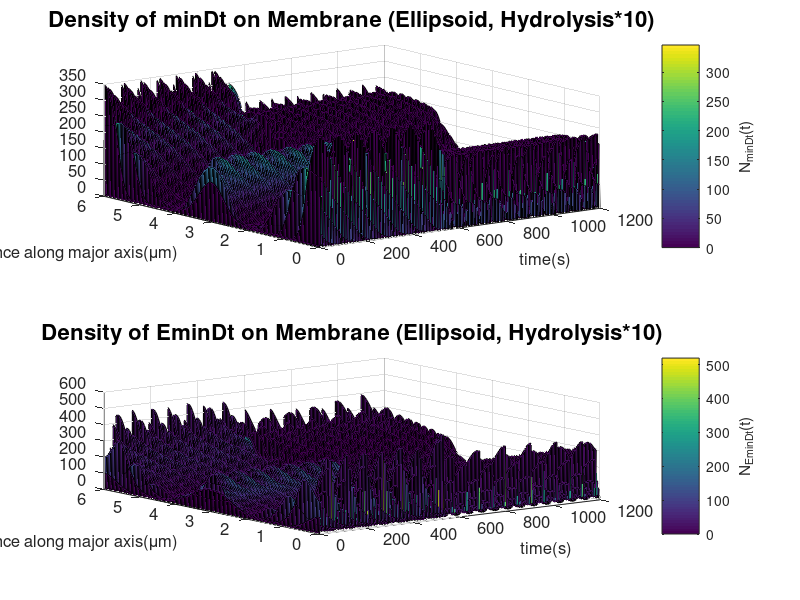

Recreate this plot in MATLAB.
%% Reinitialize
clear
clc
close all

%% Import
load('minDt.mat');
load('EminDt.mat');
load('time.mat');
load('distance.mat');

%% Plot
% MinDt Plot
figure(1)
subplot(2,1,1)
surf(time,distance,minDt');
axis([0 1200 0 6]);
set(gca, 'FontSize',12);
xlabel('time(s)', 'FontSize',12);
ylabel('distance along major axis({\mu}m)','FontSize',12);
title('Density of minDt on Membrane (Ellipsoid, Hydrolysis*10)','FontSize',16);
c=colorbar;
ylabel(c,'N_{minDt}(t)');

% EMinDt Plot
subplot(2,1,2)
surf(time,distance,EminDt');
axis([0 1200 0 6]);
set(gca, 'FontSize',12);
xlabel('time(s)', 'FontSize',12);
ylabel('distance along major axis({\mu}m)','FontSize',12);
title('Density of EminDt on Membrane (Ellipsoid, Hydrolysis*10)','FontSize',16);
c=colorbar;
ylabel(c,'N_{EminDt}(t)');
